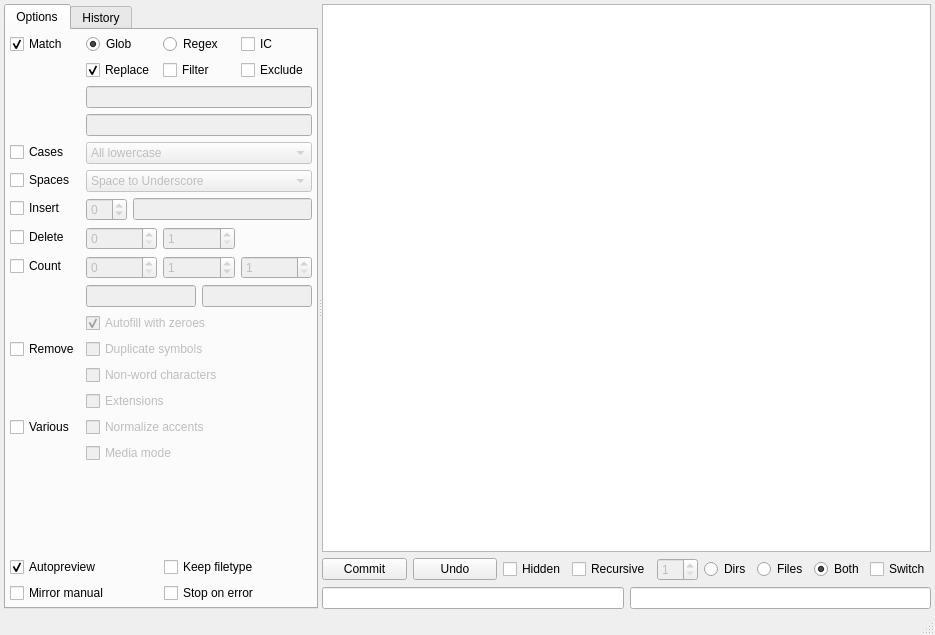
 <widget class="QMainWindow" name="demimoveui">
  <property name="geometry">
   <rect>
    <x>0</x>
    <y>0</y>
    <width>935</width>
    <height>635</height>
   </rect>
  </property>
  <property name="windowTitle">
   <string>demimove-ui</string>
  </property>
  <widget class="QWidget" name="mainwidget">
   <layout class="QHBoxLayout" name="mainlayout" stretch="0">
    <property name="margin">
     <number>4</number>
    </property>
    <item>
     <widget class="QSplitter" name="mainsplitter">
      <property name="orientation">
       <enum>Qt::Horizontal</enum>
      </property>
      <widget class="QTabWidget" name="treewidget">
       <property name="minimumSize">
        <size>
         <width>310</width>
         <height>0</height>
        </size>
       </property>
       <property name="currentIndex">
        <number>0</number>
       </property>
       <widget class="QWidget" name="optionstab">
        <attribute name="title">
         <string>Options</string>
        </attribute>
        <layout class="QVBoxLayout" name="optionstablayout">
         <property name="margin">
          <number>4</number>
         </property>
         <item>
          <layout class="QVBoxLayout" name="actionlayout" stretch="0">
           <item>
            <layout class="QFormLayout" name="actionforms">
             <property name="fieldGrowthPolicy">
              <enum>QFormLayout::AllNonFixedFieldsGrow</enum>
             </property>
             <item row="0" column="0">
              <widget class="QCheckBox" name="matchcheck">
               <property name="text">
                <string>Match</string>
               </property>
               <property name="checked">
                <bool>true</bool>
               </property>
              </widget>
             </item>
             <item row="0" column="1">
              <layout class="QHBoxLayout" name="matchradios">
               <item>
                <widget class="QRadioButton" name="matchglob">
                 <property name="toolTip">
                  <string>&lt;html&gt;&lt;head/&gt;&lt;body&gt;&lt;p&gt;&lt;span style=&quot; font-weight:600;&quot;&gt;Globbing&lt;/span&gt;&lt;/p&gt;&lt;p&gt;Use globbing instead of regular expressions for pattern matching.&lt;/p&gt;&lt;p&gt;Example: asdf*  * (would remove asdf from all files/dirs that start with &amp;quot;asdf&amp;quot;)&lt;/p&gt;&lt;p&gt;Same with regex:  ^asdf    (empty)&lt;/p&gt;&lt;/body&gt;&lt;/html&gt;</string>
                 </property>
                 <property name="text">
                  <string>Glob</string>
                 </property>
                 <property name="checked">
                  <bool>true</bool>
                 </property>
                </widget>
               </item>
               <item>
                <widget class="QRadioButton" name="matchregex">
                 <property name="toolTip">
                  <string>&lt;html&gt;&lt;head/&gt;&lt;body&gt;&lt;p&gt;&lt;span style=&quot; font-weight:600;&quot;&gt;Regex&lt;/span&gt;&lt;/p&gt;&lt;p&gt;Use regular expressions for replacement matching.&lt;/p&gt;&lt;/body&gt;&lt;/html&gt;</string>
                 </property>
                 <property name="text">
                  <string>Regex</string>
                 </property>
                </widget>
               </item>
               <item>
                <widget class="QCheckBox" name="matchignorecase">
                 <property name="enabled">
                  <bool>true</bool>
                 </property>
                 <property name="toolTip">
                  <string>&lt;html&gt;&lt;head/&gt;&lt;body&gt;&lt;p&gt;&lt;span style=&quot; font-weight:600;&quot;&gt;Ignore case&lt;/span&gt;&lt;/p&gt;&lt;p&gt;Disables case sensitivity.&lt;/p&gt;&lt;/body&gt;&lt;/html&gt;</string>
                 </property>
                 <property name="text">
                  <string>IC</string>
                 </property>
                </widget>
               </item>
              </layout>
             </item>
             <item row="1" column="1">
              <layout class="QHBoxLayout" name="matchchecks">
               <item>
                <widget class="QCheckBox" name="matchreplace">
                 <property name="text">
                  <string>Replace</string>
                 </property>
                 <property name="checked">
                  <bool>true</bool>
                 </property>
                </widget>
               </item>
               <item>
                <widget class="QCheckBox" name="matchfilter">
                 <property name="toolTip">
                  <string>&lt;html&gt;&lt;head/&gt;&lt;body&gt;&lt;p&gt;Only use the matching pattern, not the replacement pattern.&lt;/p&gt;&lt;/body&gt;&lt;/html&gt;</string>
                 </property>
                 <property name="text">
                  <string>Filter</string>
                 </property>
                </widget>
               </item>
               <item>
                <widget class="QCheckBox" name="matchexclude">
                 <property name="text">
                  <string>Exclude</string>
                 </property>
                </widget>
               </item>
              </layout>
             </item>
             <item row="2" column="1">
              <widget class="QLineEdit" name="matchfilteredit">
               <property name="enabled">
                <bool>false</bool>
               </property>
               <property name="toolTip">
                <string>&lt;html&gt;&lt;head/&gt;&lt;body&gt;&lt;p&gt;&lt;span style=&quot; font-weight:600;&quot;&gt;Filter&lt;/span&gt;&lt;/p&gt;&lt;p&gt;Glob/Regex pattern to filter the targets by. &lt;/p&gt;&lt;p&gt;This defaults to &amp;quot;*&amp;quot; or &amp;quot;.*&amp;quot; respectively, to match all targets.&lt;/p&gt;&lt;/body&gt;&lt;/html&gt;</string>
               </property>
              </widget>
             </item>
             <item row="4" column="0">
              <widget class="QCheckBox" name="capitalizecheck">
               <property name="text">
                <string>Cases</string>
               </property>
              </widget>
             </item>
             <item row="4" column="1">
              <widget class="QComboBox" name="capitalizebox">
               <property name="enabled">
                <bool>false</bool>
               </property>
               <property name="toolTip">
                <string/>
               </property>
               <item>
                <property name="text">
                 <string>All lowercase</string>
                </property>
               </item>
               <item>
                <property name="text">
                 <string>All uppercase</string>
                </property>
               </item>
               <item>
                <property name="text">
                 <string>First letter of first word</string>
                </property>
               </item>
               <item>
                <property name="text">
                 <string>First letter of each word</string>
                </property>
               </item>
              </widget>
             </item>
             <item row="5" column="0">
              <widget class="QCheckBox" name="spacecheck">
               <property name="text">
                <string>Spaces</string>
               </property>
              </widget>
             </item>
             <item row="5" column="1">
              <widget class="QComboBox" name="spacebox">
               <property name="enabled">
                <bool>false</bool>
               </property>
               <item>
                <property name="text">
                 <string>Space to Underscore</string>
                </property>
               </item>
               <item>
                <property name="text">
                 <string>Space to Hyphen</string>
                </property>
               </item>
               <item>
                <property name="text">
                 <string>Space to Dot</string>
                </property>
               </item>
               <item>
                <property name="text">
                 <string>Dot to Space</string>
                </property>
               </item>
               <item>
                <property name="text">
                 <string>Hyphen to Space</string>
                </property>
               </item>
               <item>
                <property name="text">
                 <string>Underscore to Space</string>
                </property>
               </item>
               <item>
                <property name="text">
                 <string extracomment="Only underscore and hyphen.">Media</string>
                </property>
               </item>
              </widget>
             </item>
             <item row="6" column="0">
              <widget class="QCheckBox" name="insertcheck">
               <property name="toolTip">
                <string>&lt;html&gt;&lt;head/&gt;&lt;body&gt;&lt;p&gt;Insert a string at a fixed position.&lt;/p&gt;&lt;/body&gt;&lt;/html&gt;</string>
               </property>
               <property name="text">
                <string>Insert</string>
               </property>
              </widget>
             </item>
             <item row="6" column="1">
              <layout class="QHBoxLayout" name="insertlayout">
               <item>
                <widget class="QSpinBox" name="insertpos">
                 <property name="enabled">
                  <bool>false</bool>
                 </property>
                 <property name="toolTip">
                  <string>&lt;html&gt;&lt;head/&gt;&lt;body&gt;&lt;p&gt;&lt;span style=&quot; font-weight:600;&quot;&gt;Insert index&lt;/span&gt;&lt;/p&gt;&lt;p&gt;Position to insert the following string into. Choose -1 to append.&lt;/p&gt;&lt;/body&gt;&lt;/html&gt;</string>
                 </property>
                 <property name="minimum">
                  <number>-1</number>
                 </property>
                </widget>
               </item>
               <item>
                <widget class="QLineEdit" name="insertedit">
                 <property name="enabled">
                  <bool>false</bool>
                 </property>
                 <property name="toolTip">
                  <string>&lt;html&gt;&lt;head/&gt;&lt;body&gt;&lt;p&gt;&lt;span style=&quot; font-weight:600;&quot;&gt;Insert string&lt;/span&gt;&lt;/p&gt;&lt;p&gt;String to insert at the defined position.&lt;/p&gt;&lt;/body&gt;&lt;/html&gt;</string>
                 </property>
                </widget>
               </item>
              </layout>
             </item>
             <item row="7" column="0">
              <widget class="QCheckBox" name="deletecheck">
               <property name="toolTip">
                <string>&lt;html&gt;&lt;head/&gt;&lt;body&gt;&lt;p&gt;Delete everything between fixed positions.&lt;/p&gt;&lt;/body&gt;&lt;/html&gt;</string>
               </property>
               <property name="text">
                <string>Delete</string>
               </property>
              </widget>
             </item>
             <item row="7" column="1">
              <layout class="QHBoxLayout" name="deletelayout">
               <item>
                <widget class="QSpinBox" name="deletestart">
                 <property name="enabled">
                  <bool>false</bool>
                 </property>
                 <property name="toolTip">
                  <string>&lt;html&gt;&lt;head/&gt;&lt;body&gt;&lt;p&gt;&lt;span style=&quot; font-weight:600;&quot;&gt;Delete Start Index&lt;/span&gt;&lt;/p&gt;&lt;p&gt;Position to start deleting from.&lt;/p&gt;&lt;/body&gt;&lt;/html&gt;</string>
                 </property>
                 <property name="whatsThis">
                  <string>&lt;html&gt;&lt;head/&gt;&lt;body&gt;&lt;p&gt;Startindex&lt;/p&gt;&lt;/body&gt;&lt;/html&gt;</string>
                 </property>
                </widget>
               </item>
               <item>
                <widget class="QSpinBox" name="deleteend">
                 <property name="enabled">
                  <bool>false</bool>
                 </property>
                 <property name="toolTip">
                  <string>&lt;html&gt;&lt;head/&gt;&lt;body&gt;&lt;p&gt;&lt;span style=&quot; font-weight:600;&quot;&gt;Delete End Index&lt;/span&gt;&lt;/p&gt;&lt;p&gt;Position to stop deletion at.&lt;/p&gt;&lt;/body&gt;&lt;/html&gt;</string>
                 </property>
                 <property name="whatsThis">
                  <string>&lt;html&gt;&lt;head/&gt;&lt;body&gt;&lt;p&gt;Stopindex&lt;/p&gt;&lt;/body&gt;&lt;/html&gt;</string>
                 </property>
                 <property name="minimum">
                  <number>1</number>
                 </property>
                </widget>
               </item>
               <item>
                <widget class="QLabel" name="deletelabel">
                 <property name="text">
                  <string/>
                 </property>
                </widget>
               </item>
              </layout>
             </item>
             <item row="8" column="0">
              <widget class="QCheckBox" name="countcheck">
               <property name="toolTip">
                <string>&lt;html&gt;&lt;head/&gt;&lt;body&gt;&lt;p&gt;Add an incrementing number at a fixed position.&lt;/p&gt;&lt;/body&gt;&lt;/html&gt;</string>
               </property>
               <property name="text">
                <string>Count</string>
               </property>
              </widget>
             </item>
             <item row="8" column="1">
              <layout class="QHBoxLayout" name="countlayout" stretch="0,0,0">
               <item>
                <widget class="QSpinBox" name="countpos">
                 <property name="enabled">
                  <bool>false</bool>
                 </property>
                 <property name="toolTip">
                  <string>&lt;html&gt;&lt;head/&gt;&lt;body&gt;&lt;p&gt;&lt;span style=&quot; font-weight:600;&quot;&gt;Count index&lt;/span&gt;&lt;/p&gt;&lt;p&gt;Position to insert the count at.&lt;/p&gt;&lt;/body&gt;&lt;/html&gt;</string>
                 </property>
                </widget>
               </item>
               <item>
                <widget class="QSpinBox" name="countbase">
                 <property name="enabled">
                  <bool>false</bool>
                 </property>
                 <property name="toolTip">
                  <string>&lt;html&gt;&lt;head/&gt;&lt;body&gt;&lt;p&gt;&lt;span style=&quot; font-weight:600;&quot;&gt;Count base&lt;/span&gt;&lt;/p&gt;&lt;p&gt;This number will be used as a starting point to count from.&lt;/p&gt;&lt;/body&gt;&lt;/html&gt;</string>
                 </property>
                 <property name="whatsThis">
                  <string>&lt;html&gt;&lt;head/&gt;&lt;body&gt;&lt;p&gt;Count-Base&lt;/p&gt;&lt;/body&gt;&lt;/html&gt;</string>
                 </property>
                 <property name="value">
                  <number>1</number>
                 </property>
                </widget>
               </item>
               <item>
                <widget class="QSpinBox" name="countstep">
                 <property name="enabled">
                  <bool>false</bool>
                 </property>
                 <property name="toolTip">
                  <string>&lt;html&gt;&lt;head/&gt;&lt;body&gt;&lt;p&gt;&lt;span style=&quot; font-weight:600;&quot;&gt;Count step&lt;/span&gt;&lt;/p&gt;&lt;p&gt;Increment the base by this number per target.&lt;/p&gt;&lt;/body&gt;&lt;/html&gt;</string>
                 </property>
                 <property name="whatsThis">
                  <string>&lt;html&gt;&lt;head/&gt;&lt;body&gt;&lt;p&gt;Count-Step&lt;/p&gt;&lt;/body&gt;&lt;/html&gt;</string>
                 </property>
                 <property name="minimum">
                  <number>1</number>
                 </property>
                </widget>
               </item>
              </layout>
             </item>
             <item row="9" column="1">
              <layout class="QHBoxLayout" name="countstringlabel">
               <item>
                <widget class="QLineEdit" name="countpreedit">
                 <property name="enabled">
                  <bool>false</bool>
                 </property>
                 <property name="toolTip">
                  <string>&lt;html&gt;&lt;head/&gt;&lt;body&gt;&lt;p&gt;&lt;span style=&quot; font-weight:600;&quot;&gt;Count Prefix&lt;/span&gt;&lt;/p&gt;&lt;p&gt;A string that will be prepended before the number.&lt;/p&gt;&lt;/body&gt;&lt;/html&gt;</string>
                 </property>
                 <property name="whatsThis">
                  <string>&lt;html&gt;&lt;head/&gt;&lt;body&gt;&lt;p&gt;Index-Prefix&lt;/p&gt;&lt;/body&gt;&lt;/html&gt;</string>
                 </property>
                </widget>
               </item>
               <item>
                <widget class="QLineEdit" name="countsufedit">
                 <property name="enabled">
                  <bool>false</bool>
                 </property>
                 <property name="toolTip">
                  <string>&lt;html&gt;&lt;head/&gt;&lt;body&gt;&lt;p&gt;&lt;span style=&quot; font-weight:600;&quot;&gt;Count Suffix&lt;/span&gt;&lt;/p&gt;&lt;p&gt;This string will be appended after the number.&lt;/p&gt;&lt;/body&gt;&lt;/html&gt;</string>
                 </property>
                 <property name="whatsThis">
                  <string>&lt;html&gt;&lt;head/&gt;&lt;body&gt;&lt;p&gt;Index-Suffix&lt;/p&gt;&lt;/body&gt;&lt;/html&gt;</string>
                 </property>
                </widget>
               </item>
              </layout>
             </item>
             <item row="10" column="1">
              <widget class="QCheckBox" name="countfillcheck">
               <property name="enabled">
                <bool>false</bool>
               </property>
               <property name="toolTip">
                <string>&lt;html&gt;&lt;head/&gt;&lt;body&gt;&lt;p&gt;&lt;span style=&quot; font-weight:600;&quot;&gt;Autofill&lt;/span&gt;&lt;/p&gt;&lt;p&gt;If the count gains an order of magnitude, fill the previous numbers with a leading zero.&lt;/p&gt;&lt;p&gt;E.g. 8, 9, 10 will become 08, 09, 10, ...&lt;/p&gt;&lt;/body&gt;&lt;/html&gt;</string>
               </property>
               <property name="text">
                <string>Autofill with zeroes</string>
               </property>
               <property name="checkable">
                <bool>true</bool>
               </property>
               <property name="checked">
                <bool>true</bool>
               </property>
              </widget>
             </item>
             <item row="11" column="0">
              <widget class="QCheckBox" name="removecheck">
               <property name="text">
                <string>Remove</string>
               </property>
              </widget>
             </item>
             <item row="11" column="1">
              <widget class="QCheckBox" name="removeduplicatescheck">
               <property name="enabled">
                <bool>false</bool>
               </property>
               <property name="toolTip">
                <string>&lt;html&gt;&lt;head/&gt;&lt;body&gt;&lt;p&gt;&lt;span style=&quot; font-weight:600;&quot;&gt;Remove duplicate symbols&lt;/span&gt;&lt;/p&gt;&lt;p&gt;Reduces multiple successive occurrences of space, dot, hyphen and other common symbols to a single occurrence.&lt;/p&gt;&lt;/body&gt;&lt;/html&gt;</string>
               </property>
               <property name="text">
                <string>Duplicate symbols</string>
               </property>
              </widget>
             </item>
             <item row="12" column="1">
              <widget class="QCheckBox" name="removenonwordscheck">
               <property name="enabled">
                <bool>false</bool>
               </property>
               <property name="toolTip">
                <string>&lt;html&gt;&lt;head/&gt;&lt;body&gt;&lt;p&gt;&lt;span style=&quot; font-weight:600;&quot;&gt;Remove non-word characters&lt;/span&gt;&lt;/p&gt;&lt;p&gt;This will only allow [A-Za-z0-9_.-].&lt;/p&gt;&lt;/body&gt;&lt;/html&gt;</string>
               </property>
               <property name="text">
                <string>Non-word characters</string>
               </property>
              </widget>
             </item>
             <item row="13" column="1">
              <widget class="QCheckBox" name="removeextensionscheck">
               <property name="enabled">
                <bool>false</bool>
               </property>
               <property name="toolTip">
                <string>&lt;html&gt;&lt;head/&gt;&lt;body&gt;&lt;p&gt;&lt;span style=&quot; font-weight:600;&quot;&gt;Remove Symbols&lt;/span&gt;&lt;/p&gt;&lt;p&gt;This will only allow ASCII-letters plus common ASCII-symbols like +_-...&lt;/p&gt;&lt;/body&gt;&lt;/html&gt;</string>
               </property>
               <property name="text">
                <string>Extensions</string>
               </property>
              </widget>
             </item>
             <item row="14" column="0">
              <widget class="QCheckBox" name="varcheck">
               <property name="text">
                <string>Various</string>
               </property>
              </widget>
             </item>
             <item row="14" column="1">
              <widget class="QCheckBox" name="varaccentscheck">
               <property name="enabled">
                <bool>false</bool>
               </property>
               <property name="toolTip">
                <string>&lt;html&gt;&lt;head/&gt;&lt;body&gt;&lt;p&gt;&lt;span style=&quot; font-weight:600;&quot;&gt;Remove Accents&lt;/span&gt;&lt;/p&gt;&lt;p&gt;This will replace e.g. &amp;quot;čáñů&amp;quot; with &amp;quot;canu&amp;quot;.&lt;/p&gt;&lt;/body&gt;&lt;/html&gt;</string>
               </property>
               <property name="text">
                <string>Normalize accents</string>
               </property>
              </widget>
             </item>
             <item row="15" column="1">
              <widget class="QCheckBox" name="varmediacheck">
               <property name="enabled">
                <bool>false</bool>
               </property>
               <property name="toolTip">
                <string>&lt;html&gt;&lt;head/&gt;&lt;body&gt;&lt;p&gt;&lt;span style=&quot; font-weight:600;&quot;&gt;Media mode&lt;/span&gt;&lt;/p&gt;&lt;p&gt;This mode uses my preferred settings to sanitize folder- and directory names. It includes:&lt;/p&gt;&lt;p&gt;* All lowercase.&lt;/p&gt;&lt;p&gt;* Spaces and dots to underscores.&lt;/p&gt;&lt;p&gt;* Keep extensions.&lt;/p&gt;&lt;p&gt;* Remove duplicate symbols.&lt;/p&gt;&lt;/body&gt;&lt;/html&gt;</string>
               </property>
               <property name="text">
                <string>Media mode</string>
               </property>
              </widget>
             </item>
             <item row="3" column="1">
              <widget class="QLineEdit" name="matchexcludeedit">
               <property name="enabled">
                <bool>false</bool>
               </property>
               <property name="toolTip">
                <string>&lt;html&gt;&lt;head/&gt;&lt;body&gt;&lt;p&gt;&lt;span style=&quot; font-weight:600;&quot;&gt;Exclude&lt;/span&gt;&lt;/p&gt;&lt;p&gt;Files and Directories to exclude. Comma separated.&lt;/p&gt;&lt;/body&gt;&lt;/html&gt;</string>
               </property>
              </widget>
             </item>
            </layout>
           </item>
          </layout>
         </item>
         <item>
          <layout class="QGridLayout" name="optiongrid" rowstretch="0,0,0" columnstretch="0,0">
           <item row="1" column="0">
            <widget class="QCheckBox" name="autopreviewcheck">
             <property name="toolTip">
              <string>&lt;html&gt;&lt;head/&gt;&lt;body&gt;&lt;p&gt;&lt;span style=&quot; font-weight:600;&quot;&gt;Automatic Preview&lt;/span&gt;&lt;/p&gt;&lt;p&gt;Will automatically update the filename previews whenever an option is changed.&lt;/p&gt;&lt;/body&gt;&lt;/html&gt;</string>
             </property>
             <property name="text">
              <string>Autopreview</string>
             </property>
             <property name="checked">
              <bool>true</bool>
             </property>
            </widget>
           </item>
           <item row="2" column="0">
            <widget class="QCheckBox" name="mirrorcheck">
             <property name="toolTip">
              <string>&lt;html&gt;&lt;head/&gt;&lt;body&gt;&lt;p&gt;&lt;span style=&quot; font-weight:600;&quot;&gt;Mirror Manual Changes&lt;/span&gt;&lt;/p&gt;&lt;p&gt;When you manually change a file, MassRenamer will try to replace the same pattern in all files and/or directories.&lt;/p&gt;&lt;/body&gt;&lt;/html&gt;</string>
             </property>
             <property name="text">
              <string>Mirror manual</string>
             </property>
            </widget>
           </item>
           <item row="2" column="1">
            <widget class="QCheckBox" name="autostopcheck">
             <property name="toolTip">
              <string>&lt;html&gt;&lt;head/&gt;&lt;body&gt;&lt;p&gt;&lt;span style=&quot; font-weight:600;&quot;&gt;Stop On Error&lt;/span&gt;&lt;/p&gt;&lt;p&gt;Halt the renaming process if an error occurs (e.g. a file cannot be renamed due to invalid characters).&lt;/p&gt;&lt;/body&gt;&lt;/html&gt;</string>
             </property>
             <property name="text">
              <string>Stop on error</string>
             </property>
            </widget>
           </item>
           <item row="1" column="1">
            <widget class="QCheckBox" name="extensioncheck">
             <property name="toolTip">
              <string>&lt;html&gt;&lt;head/&gt;&lt;body&gt;&lt;p&gt;&lt;span style=&quot; font-weight:600;&quot;&gt;Preserve Extensions&lt;/span&gt;&lt;/p&gt;&lt;p&gt;Only the edit the basename of the file. Leave the extension untouched.&lt;/p&gt;&lt;/body&gt;&lt;/html&gt;</string>
             </property>
             <property name="text">
              <string>Keep filetype</string>
             </property>
             <property name="checked">
              <bool>false</bool>
             </property>
            </widget>
           </item>
          </layout>
         </item>
        </layout>
       </widget>
       <widget class="QWidget" name="historytab">
        <attribute name="title">
         <string>History</string>
        </attribute>
        <layout class="QVBoxLayout" name="verticalLayout">
         <property name="margin">
          <number>4</number>
         </property>
         <item>
          <widget class="QTreeView" name="historytree">
           <property name="toolTip">
            <string>&lt;html&gt;&lt;head/&gt;&lt;body&gt;&lt;p&gt;&lt;span style=&quot; font-weight:600;&quot;&gt;History Tab (NYI)&lt;/span&gt;&lt;/p&gt;&lt;/body&gt;&lt;/html&gt;</string>
           </property>
          </widget>
         </item>
        </layout>
       </widget>
      </widget>
      <widget class="QWidget" name="horizontalLayoutWidget_2">
       <layout class="QVBoxLayout" name="rightlayout" stretch="1,0,0">
        <property name="margin">
         <number>0</number>
        </property>
        <item>
         <layout class="QVBoxLayout" name="dirlayout" stretch="0">
          <property name="margin">
           <number>0</number>
          </property>
          <item>
           <widget class="QTreeView" name="dirview"/>
          </item>
         </layout>
        </item>
        <item>
         <layout class="QHBoxLayout" name="buttonlayout" stretch="1,1,3">
          <item>
           <widget class="QPushButton" name="commitbutton">
            <property name="toolTip">
             <string>&lt;html&gt;&lt;head/&gt;&lt;body&gt;&lt;p&gt;Apply the (previewed) changes.&lt;/p&gt;&lt;/body&gt;&lt;/html&gt;</string>
            </property>
            <property name="text">
             <string>Commit</string>
            </property>
           </widget>
          </item>
          <item>
           <widget class="QPushButton" name="undobutton">
            <property name="toolTip">
             <string>&lt;html&gt;&lt;head/&gt;&lt;body&gt;&lt;p&gt;Undo last commit&lt;/p&gt;&lt;/body&gt;&lt;/html&gt;</string>
            </property>
            <property name="text">
             <string>Undo</string>
            </property>
           </widget>
          </item>
          <item>
           <layout class="QHBoxLayout" name="fileradiolayout">
            <item>
             <widget class="QCheckBox" name="hiddencheck">
              <property name="toolTip">
               <string>&lt;html&gt;&lt;head/&gt;&lt;body&gt;&lt;p&gt;&lt;span style=&quot; font-weight:600;&quot;&gt;Include Hidden&lt;/span&gt;&lt;/p&gt;&lt;p&gt;Include hidden files and/or directories in the potential targets.&lt;/p&gt;&lt;/body&gt;&lt;/html&gt;</string>
              </property>
              <property name="text">
               <string>Hidden</string>
              </property>
             </widget>
            </item>
            <item>
             <widget class="QCheckBox" name="recursivecheck">
              <property name="text">
               <string>Recursive</string>
              </property>
             </widget>
            </item>
            <item>
             <widget class="QSpinBox" name="recursivedepth">
              <property name="enabled">
               <bool>false</bool>
              </property>
              <property name="minimum">
               <number>1</number>
              </property>
             </widget>
            </item>
            <item>
             <widget class="QRadioButton" name="dirsradio">
              <property name="toolTip">
               <string>&lt;html&gt;&lt;head/&gt;&lt;body&gt;&lt;p&gt;Only edit dirs.&lt;/p&gt;&lt;/body&gt;&lt;/html&gt;</string>
              </property>
              <property name="text">
               <string>Dirs</string>
              </property>
             </widget>
            </item>
            <item>
             <widget class="QRadioButton" name="filesradio">
              <property name="toolTip">
               <string>&lt;html&gt;&lt;head/&gt;&lt;body&gt;&lt;p&gt;Only edit files.&lt;/p&gt;&lt;/body&gt;&lt;/html&gt;</string>
              </property>
              <property name="text">
               <string>Files</string>
              </property>
             </widget>
            </item>
            <item>
             <widget class="QRadioButton" name="allradio">
              <property name="toolTip">
               <string>&lt;html&gt;&lt;head/&gt;&lt;body&gt;&lt;p&gt;Edit both files and directories.&lt;/p&gt;&lt;/body&gt;&lt;/html&gt;</string>
              </property>
              <property name="text">
               <string>Both</string>
              </property>
              <property name="checked">
               <bool>true</bool>
              </property>
             </widget>
            </item>
            <item>
             <widget class="QCheckBox" name="switchviewcheck">
              <property name="toolTip">
               <string>&lt;html&gt;&lt;head/&gt;&lt;body&gt;&lt;p&gt;&lt;span style=&quot; font-weight:600;&quot;&gt;Switch Filter&lt;/span&gt;&lt;/p&gt;&lt;p&gt;This changes the filter on the current view corresponding to either Dirs only, Files only or Both.&lt;/p&gt;&lt;p&gt;Try it and see what happens ;)&lt;/p&gt;&lt;/body&gt;&lt;/html&gt;</string>
              </property>
              <property name="text">
               <string>Switch</string>
              </property>
             </widget>
            </item>
           </layout>
          </item>
         </layout>
        </item>
        <item>
         <layout class="QHBoxLayout" name="editlayout">
          <item>
           <widget class="QLineEdit" name="matchedit">
            <property name="toolTip">
             <string>&lt;html&gt;&lt;head/&gt;&lt;body&gt;&lt;p&gt;&lt;span style=&quot; font-weight:600;&quot;&gt;Matching pattern&lt;/span&gt;&lt;/p&gt;&lt;/body&gt;&lt;/html&gt;</string>
            </property>
           </widget>
          </item>
          <item>
           <widget class="QLineEdit" name="replaceedit">
            <property name="toolTip">
             <string>&lt;html&gt;&lt;head/&gt;&lt;body&gt;&lt;p&gt;&lt;span style=&quot; font-weight:600;&quot;&gt;Replacement pattern&lt;/span&gt;&lt;/p&gt;&lt;/body&gt;&lt;/html&gt;</string>
            </property>
           </widget>
          </item>
         </layout>
        </item>
       </layout>
      </widget>
     </widget>
    </item>
   </layout>
  </widget>
  <widget class="QStatusBar" name="statusbar"/>
 </widget>
